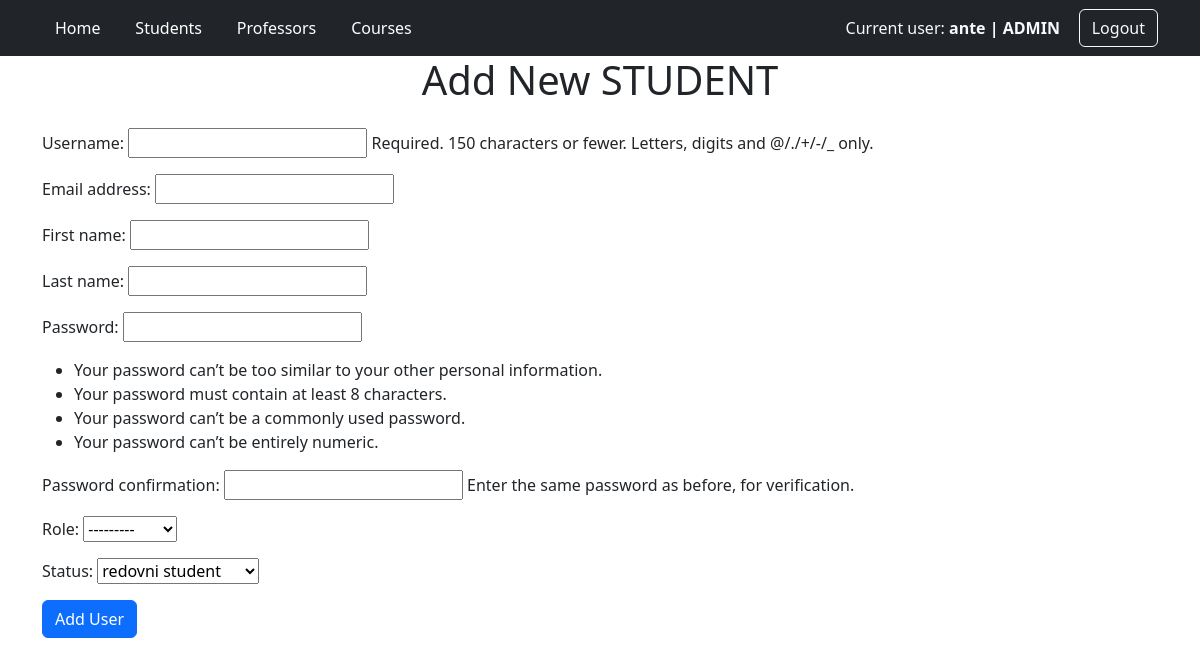
The app's page /add_user/STUDENT/ (signed in) with its own data.
### app/models.py (models this page shows)
class User(AbstractUser):
    user_status = (
        ('none', 'none'),
        ('redovni student', 'redovni student'),
        ('izvanredni student', 'izvanredni student')
    )
    role = models.ForeignKey(Role, on_delete=models.SET_NULL, null=True)
    status = models.CharField(max_length=32, choices=user_status)

class Role(models.Model):
    ADMIN = 'ADMIN'
    PROFESSOR = 'PROFESSOR'
    STUDENT = 'STUDENT'
    role_choices = [
        (ADMIN, 'admin'),
        (PROFESSOR, 'professor'),
        (STUDENT, 'student')
    ]
    role = models.CharField(max_length=32, choices=role_choices)
    def __str__(self):
        return self.role

### app/decorators.py (the view)
    def wrap(*args, **kwargs):
        if args[0].user.role.role == Role.ADMIN:
            return function(*args, **kwargs)
        else:
            return redirect('login')

### app/forms.py
class Student_form(UserCreationForm):
    class Meta:
        model = User
        fields = ["username", "email", 'first_name', 'last_name', "password1", "password2", "role", "status"]
    def __init__(self, *args, **kwargs):
        super(Student_form, self).__init__(*args, **kwargs)
        self.fields['email'].required = True
        self.fields['first_name'].required = True
        self.fields['last_name'].required = True
        self.fields['status'].choices = (('redovni student', 'redovni student'), ('izvanredni student', 'izvanredni student'), )
        self.fields['role'].queryset = Role.objects.filter(role=Role.STUDENT)

### app/views.py (called while the page is built, shortened)
@login_required
@admin_required
def add_user(request, role):
    role=role.upper()
    if request.method == 'GET':
        if role == 'STUDENT':
            form = Student_form()
        elif role == 'PROFESSOR':
            form = Professor_form()
        return render(request, 'add_user.html', {'form': form, 'role': role})

### app/templates/add_user.html (shortened to what this page needs)
{% extends 'base.html' %}
{% block body %}
<div class="container">
    <div class="row">
        <div class="col-12">
            <h1 class="text-center mb-4">Add New {{ role }}</h1>
            <form method="post">
                <div class="mb-3">
                    {{ form.as_p }}
                </div>
                <button type="submit" class="btn btn-primary">Add User</button>
            </form>
        </div>
    </div>
</div>
{% endblock %}

### app/templates/base.html (shortened to what this page needs)
<!DOCTYPE html>
<html lang="en">
<head>
    <link href="https://cdn.jsdelivr.net/npm/bootstrap@5.2.0-beta1/dist/css/bootstrap.min.css" rel="stylesheet">
</head>
<body>
    <nav class="navbar navbar-expand-lg navbar-dark bg-dark">
        <div class="container">
            <div class="collapse navbar-collapse" id="navbarText">
                <ul class="navbar-nav me-auto mb-2 mb-lg-0">
                    <a href="{% url 'index' %}" class="btn btn-dark" role="button">Home</a>
                    <li class="nav-item">
                        <span class="navbar-separator">|</span>
                    </li>
                    {% if request.user.is_superuser %}
                    <li class="nav-item">
                        <a href="{% url 'all_students' %}" class="btn btn-dark" role="button">Students</a>
                    </li>
                    <li class="nav-item">
                        <span class="navbar-separator">|</span>
                    </li>
                    <li class="nav-item">
                        <a href="{% url 'all_professors' %}" class="btn btn-dark" role="button">Professors</a>
                    </li>
                    {% endif %}
                    {% if request.user.is_superuser or request.user.role.role == 'PROFESSOR' %}
                    <li class="nav-item">
                        <span class="navbar-separator">|</span>
                    </li>
                    <li class="nav-item">
                        <a href="{% url 'all_courses' %}" class="btn btn-dark" role="button">Courses</a>
                    </li>
                    {% endif %}
                </ul>
                <ul class="navbar-nav ms-auto">
                    <li class="nav-item" style="margin-left: auto; padding-left: 10px;">
                            {% if request.user.is_authenticated %}
                                {% if request.user.role.role == 'ADMIN' %}
                                    <span class="navbar-text text-light">
                                        Current user: <b>{{user.username}} | {{ request.user.role.role }}</b>
                                    </span>
                                {% else %}
                                    <span class="navbar-text text-light">
                                        Current user: <b>{{user.username}} | {{user.first_name}} {{user.last_name}} | {{ request.user.role.role }}</b>
                                    </span>
                                {% endif %}
                            {% endif %}
                    </li>
                    <li class="nav-item" style="margin-left: auto; padding-left: 10px;">
                        <b>|</b>
                    </li>
                    <li class="nav-item" style="display: flex; align-items: center;">
                        {% if request.user.is_authenticated %}
                            <a href="{% url 'logout' %}" class="btn btn-dark btn-outline-light" role="button">Logout</a>
                        {% else %}
                            <a href="{% url 'login' %}" class="btn btn-dark btn-outline-light" role="button">Login</a>
                        {% endif %}
                    </li>
                </ul>
            </div>
        </div>
    </nav>
    {% block body %}
    {% endblock %}
</body>
</html>

### app/templates/base.html (style rules this page uses)
.navbar-nav li { display: flex; align-items: center; }

### records on screen
User: username "ante", user.role.role "ADMIN"
Role: role "STUDENT", role "---------"
